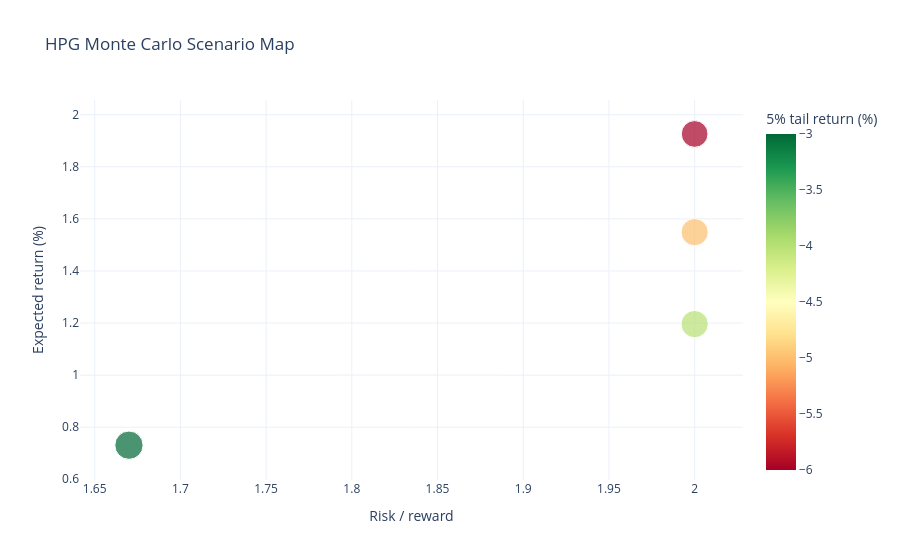

Write notebook code for a chart like this one.
### Code cell
# Cell: Compare Risk Reward Scenarios
scenario_grid = [
    {"stop_pct": 0.03, "target_pct": 0.05},
    {"stop_pct": 0.04, "target_pct": 0.08},
    {"stop_pct": 0.05, "target_pct": 0.10},
    {"stop_pct": 0.06, "target_pct": 0.12},
]

rows = []
for scenario in scenario_grid:
    scenario_stop = entry * (1 - scenario["stop_pct"])
    scenario_target = entry * (1 + scenario["target_pct"])
    scenario_stats = monte_carlo_trade_stats(
        paths,
        entry=entry,
        stop=scenario_stop,
        target=scenario_target,
    )
    rows.append(
        {
            "stop_pct": scenario["stop_pct"],
            "target_pct": scenario["target_pct"],
            "risk_reward": round(scenario["target_pct"] / scenario["stop_pct"], 2),
            **scenario_stats,
        }
    )

scenario_df = pd.DataFrame(rows).sort_values(["expected_return", "p_target_before_stop"], ascending=False)
display(scenario_df)
monte_carlo_scenario_chart(scenario_df, title=f"{symbol} Monte Carlo Scenario Map")

### Figure 1 — Plotly figure (JSON) as saved in the notebook; plotly's stock layout.template omitted (floating-point values rounded to 4 significant figures)
{"data": [{"customdata": [[0.06, 0.12, -6.0, 12.0, 21.18], [0.05, 0.1, -5.0, 10.0, 16.27], [0.04, 0.08, -4.0, 8.0, 11.8], [0.03, 0.05, -3.0, 5.0, 6.908]], "hovertemplate": "Risk / reward=%{x}<br>Expected return (%)=%{y}<br>p_target_before_stop=%{marker.size}<br>stop_pct=%{customdata[0]}<br>target_pct=%{customdata[1]}<br>median_return=%{customdata[2]}<br>best_5pct=%{customdata[3]}<br>avg_exit_day=%{customdata[4]}<br>5% tail return (%)=%{marker.color}<extra></extra>", "legendgroup": "", "marker": {"color": [-6.0, -5.0, -4.0, -3.0], "coloraxis": "coloraxis", "size": [0.4164, 0.4286, 0.4317, 0.4664], "sizemode": "area", "sizeref": 0.001166, "symbol": "circle"}, "mode": "markers", "name": "", "orientation": "v", "showlegend": false, "type": "scatter", "x": [2.0, 2.0, 2.0, 1.67], "xaxis": "x", "y": [1.926, 1.549, 1.196, 0.7309], "yaxis": "y"}], "layout": {"coloraxis": {"autocolorscale": false, "colorbar": {"title": {"text": "5% tail return (%)"}}, "colorscale": [[0.0, "rgb(165,0,38)"], [0.1, "rgb(215,48,39)"], [0.2, "rgb(244,109,67)"], [0.3, "rgb(253,174,97)"], [0.4, "rgb(254,224,139)"], [0.5, "rgb(255,255,191)"], [0.6, "rgb(217,239,139)"], [0.7, "rgb(166,217,106)"], [0.8, "rgb(102,189,99)"], [0.9, "rgb(26,152,80)"], [1.0, "rgb(0,104,55)"]]}, "legend": {"itemsizing": "constant", "tracegroupgap": 0}, "title": {"text": "HPG Monte Carlo Scenario Map"}, "xaxis": {"anchor": "y", "domain": [0.0, 1.0], "title": {"text": "Risk / reward"}}, "yaxis": {"anchor": "x", "domain": [0.0, 1.0], "title": {"text": "Expected return (%)"}}}}
